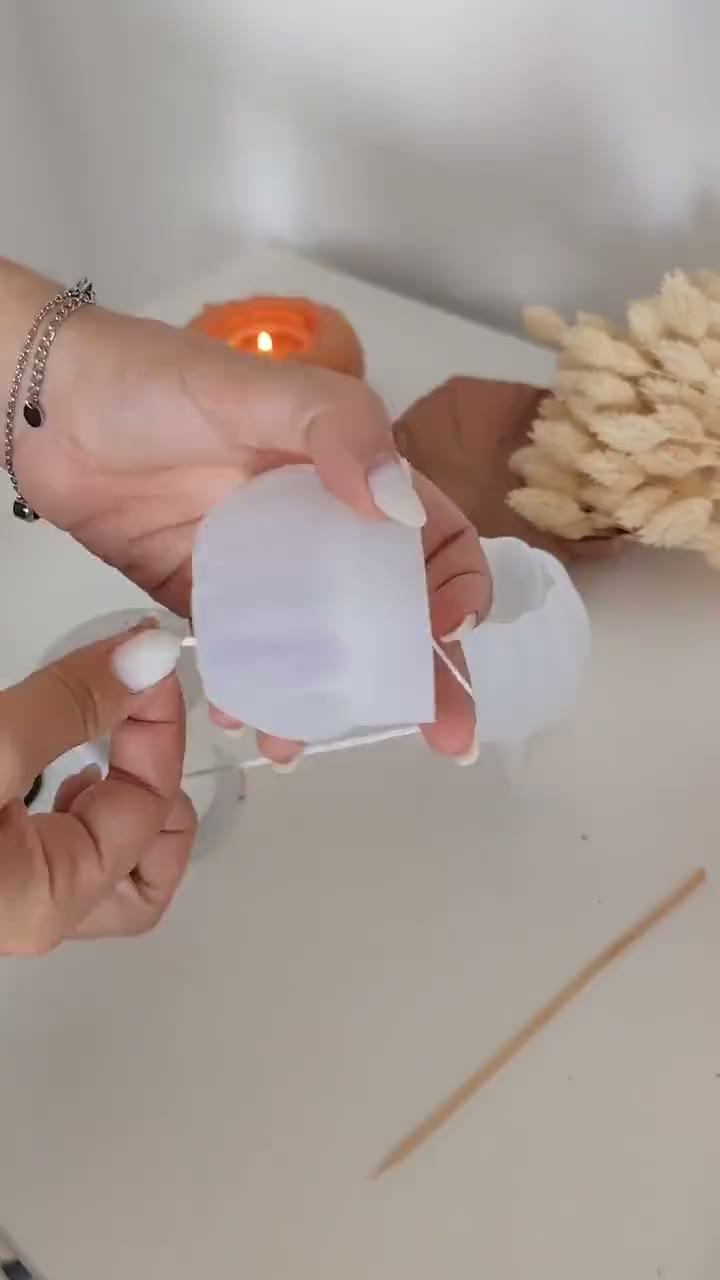
#> input picture media/video/aboboras.jpg, 720 x 1280 px
$ python -i imagens.py   (imports and definitions only)
#> lines starting #> are read from the running program, lines starting #| are printed output that depends on the picture
#!/usr/bin/env python3
"""Imagens do site: versões para a web, cartões de partilha e ícones.

Lê:
  media/fotos/*.jpg        as fotografias (cada uma tem de estar em content/fotos.json, com o
                           texto alternativo e o ponto de foco)
  media/video/*.jpg        a imagem de capa de cada vídeo (se houver)
  media/marca/logo.png     o logótipo da Terrazo.Decor, com transparência (o desenho dela, «terrazo.» e
                           «Decor» a preto, só sem o fundo de linho: _cliente/ferramentas/logo-recorte.py)
  media/marca/tulipas.png  o desenho das capas dos destaques (tulipas e borboleta), sem o fundo
  content/produtos/*.json  para saber a primeira fotografia de cada peça (o cartão de partilha)
  content/colecoes/*.json  idem, de cada coleção

Escreve em .cache/imagens/ (fica entre publicações; cada ficheiro leva no nome um resumo do
original, por isso só se refaz o que mudou) e um manifesto, .cache/imagens/manifesto.json, que o
scripts/build.mjs lê para escrever os <picture> e copia para _site/assets/img/.

    python3 scripts/imagens.py              # faz o que falta
    python3 scripts/imagens.py --verificar  # só confere que fotos.json e media/fotos batem certo
"""
import glob
import hashlib
import json
import os
import shutil
import sys

from PIL import Image, ImageOps, features

RAIZ = os.path.abspath(os.path.join(os.path.dirname(__file__), '..'))
FOTOS = os.path.join(RAIZ, 'media', 'fotos')
VIDEO = os.path.join(RAIZ, 'media', 'video')
MARCA = os.path.join(RAIZ, 'media', 'marca')
INDICE = os.path.join(RAIZ, 'content', 'fotos.json')
PRODUTOS = os.path.join(RAIZ, 'content', 'produtos')
COLECOES = os.path.join(RAIZ, 'content', 'colecoes')
CACHE = os.path.join(RAIZ, '.cache', 'imagens')

LARGURAS = [360, 540, 720, 960, 1280, 1600]
QUALIDADE_AVIF = 55
QUALIDADE_WEBP = 80
PARTILHA = (1200, 630)
LINHO = (242, 239, 232)          # o linho do fundo do logótipo (#F2EFE8): o fundo do cartão de partilha
FORMATOS = ('avif', 'webp') if features.check('avif') else ('webp',)
VERSAO = f'v1-{LARGURAS}-{QUALIDADE_AVIF}-{QUALIDADE_WEBP}-{PARTILHA}'


def resumo(*caminhos, extra=''):
    h = hashlib.sha256((VERSAO + extra).encode())
    for c in caminhos:
        with open(c, 'rb') as f:
            h.update(f.read())
    return h.hexdigest()[:10]


# [4 lines left out: function abrir, not called in this run]


def guardar(im, destino, formato):
    if os.path.exists(destino):
        return
    tmp = destino + '.tmp'
    if formato == 'avif':
        im.save(tmp, 'AVIF', quality=QUALIDADE_AVIF, speed=6)
    elif formato == 'webp':
        im.save(tmp, 'WEBP', quality=QUALIDADE_WEBP, method=6)
    elif formato == 'png':
        im.save(tmp, 'PNG', optimize=True)
    else:
        im.save(tmp, 'JPEG', quality=84, optimize=True, progressive=True)
    os.replace(tmp, destino)


# [12 lines left out: function versoes, not called in this run]


# As duas versões que o PAINEL mostra (o painel só sabe o nome da fotografia, não o resumo das
# versões web): a miniatura das grelhas e a grande da janela de cada fotografia.
PAINEL = {'miniatura': 320, 'grande': 1024}


# [52 lines left out: functions para_o_painel, cartao_produto, cartao_logotipo, not called in this run]


def inicial(marca):
    """A primeira letra do logótipo (o «t» de «terrazo.»), para os ícones pequenos da aba do browser: é um
    recorte do desenho dela, não um desenho novo. A faixa mais alta é «terrazo.» (por baixo fica «Decor»);
    a letra acaba na primeira coluna vazia."""
    alfa = marca.getchannel('A')
    W, H = marca.size
    px = alfa.load()
    linhas = [any(px[x, y] > 24 for x in range(0, W, 2)) for y in range(H)]
    faixas, ini = [], None
    for y, tem in enumerate(linhas + [False]):
        if tem and ini is None:
            ini = y
        elif not tem and ini is not None:
            faixas.append((ini, y)); ini = None
    a, b = max(faixas, key=lambda f: f[1] - f[0])
    palavra = marca.crop((0, a, W, b))
    palavra = palavra.crop(palavra.getbbox())
    pa = palavra.getchannel('A').load()
    pw, ph = palavra.size
    # o «t» toca no «e»: corta-se na coluna com menos tinta entre as duas (ou na primeira vazia, se houver)
    tinta = [sum(1 for y in range(ph) if pa[x, y] > 24) for x in range(pw)]
    vazia = next((x for x in range(1, pw) if tinta[x - 1] and not tinta[x]), None)
    ini, fim_busca = round(ph * .22), round(ph * .62)
    fim = vazia if vazia is not None and vazia < fim_busca else min(range(ini, fim_busca), key=lambda x: (tinta[x], x))
    letra = palavra.crop((0, 0, fim, ph))
    return palavra, letra.crop(letra.getbbox())


# [7 lines left out: function num_quadrado, not called in this run]


def logotipo(logo):
    """O logótipo em PNG e WebP a várias alturas, e os ícones: a aba do browser com o «t» do logótipo, e o
    ecrã inicial do telemóvel com «terrazo.» inteiro, os dois sobre o linho do fundo do logótipo."""
#> called with logo = '../media/video/aboboras.jpg'
    h = resumo(logo, __file__, extra='logo')
    marca = Image.open(logo).convert('RGBA')
    saida = {'resumo': h, 'w': marca.width, 'h': marca.height, 'altura': {}, 'icones': {}}
    for alto in (52, 64, 72, 88, 104, 128, 168, 208, 231):
        alto = min(alto, marca.height)
        largo = round(marca.width * alto / marca.height)
        r = marca.resize((largo, alto), Image.LANCZOS)
        for fmt in ('webp', 'png'):
            nome = f'logo-{h}-{alto}.{fmt}'
            guardar(r, os.path.join(CACHE, nome), fmt)
        saida['altura'][alto] = {'largura': largo, 'webp': f'logo-{h}-{alto}.webp', 'png': f'logo-{h}-{alto}.png'}
#> this loop made 9 passes
#> pass 1, in logotipo, `r = marca.resize((largo, alto), Image.LANCZOS)`:
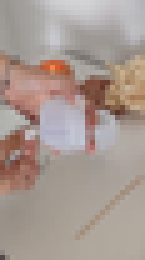
#> r: PIL image 29x52 RGBA (shown 5 times larger); mean R, G, B, A 167.9, 153.2, 145.9, 255
#> pass 2, in logotipo, `r = marca.resize((largo, alto), Image.LANCZOS)`:
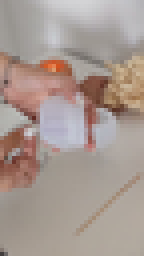
#> r: PIL image 36x64 RGBA (shown 4 times larger); mean R, G, B, A 167.9, 153.2, 145.9, 255
#> pass 3, in logotipo, `r = marca.resize((largo, alto), Image.LANCZOS)`:
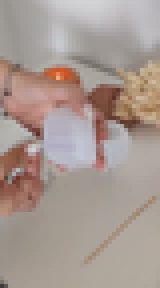
#> r: PIL image 40x72 RGBA (shown 4 times larger); mean R, G, B, A 167.9, 153.2, 145.9, 255
#> after the loop, saida = 5 items
    if 256 not in saida['altura']:
        saida['altura'][256] = saida['altura'][max(saida['altura'])]   # o JSON-LD pede a maior
    palavra, letra = inicial(marca)
#> in inicial, `alfa = marca.getchannel('A')`: alfa: PIL image 720x1280 L; every value is 255
#> in inicial, `linhas = [any(px[x, y] > 24 for x in range(0, W, 2)) for y in range(H)]`: linhas = 1280 items, first 6: True, True, True, True, True, True
#> the loop in inicial, `for y, tem in enumerate(linhas + [False]):` made 1281 passes
#> ini on pass 1: 0
#> after the loop in inicial, `for y, tem in enumerate(linhas + [False]):`: faixas = [(0, 1280)]
#> in inicial, `a, b = max(faixas, key=lambda f: f[1] - f[0])`: a = 0; b = 1280
#> in inicial, `tinta = [sum(1 for y in range(ph) if pa[x, y] > 24) for x in range(pw)]`: tinta = 720 values from 1280 to 1280
    for px in (32, 48):
        nome = f'icone-{h}-{px}.png'
        guardar(num_quadrado(letra, px * 4, round(px * 4 * .14), LINHO).resize((px, px), Image.LANCZOS).convert('RGB'), os.path.join(CACHE, nome), 'png')
        saida['icones'][px] = nome
    for px, chave in ((180, 'apple'), (192, 192), (512, 512)):
        nome = f'icone-{h}-{chave}.png'
        guardar(num_quadrado(palavra, px, round(px * .12), LINHO).convert('RGB'), os.path.join(CACHE, nome), 'png')
        saida['icones'][chave] = nome
    return saida


# [106 lines left out: functions motivo, verificar, anotar, principal, not called in this run]


# [2 lines not run here, left out]

#> (the run stopped early here; a loop or call above may not have finished)

$ run again, on media/video/flower-box-adoro-te-mae.jpg
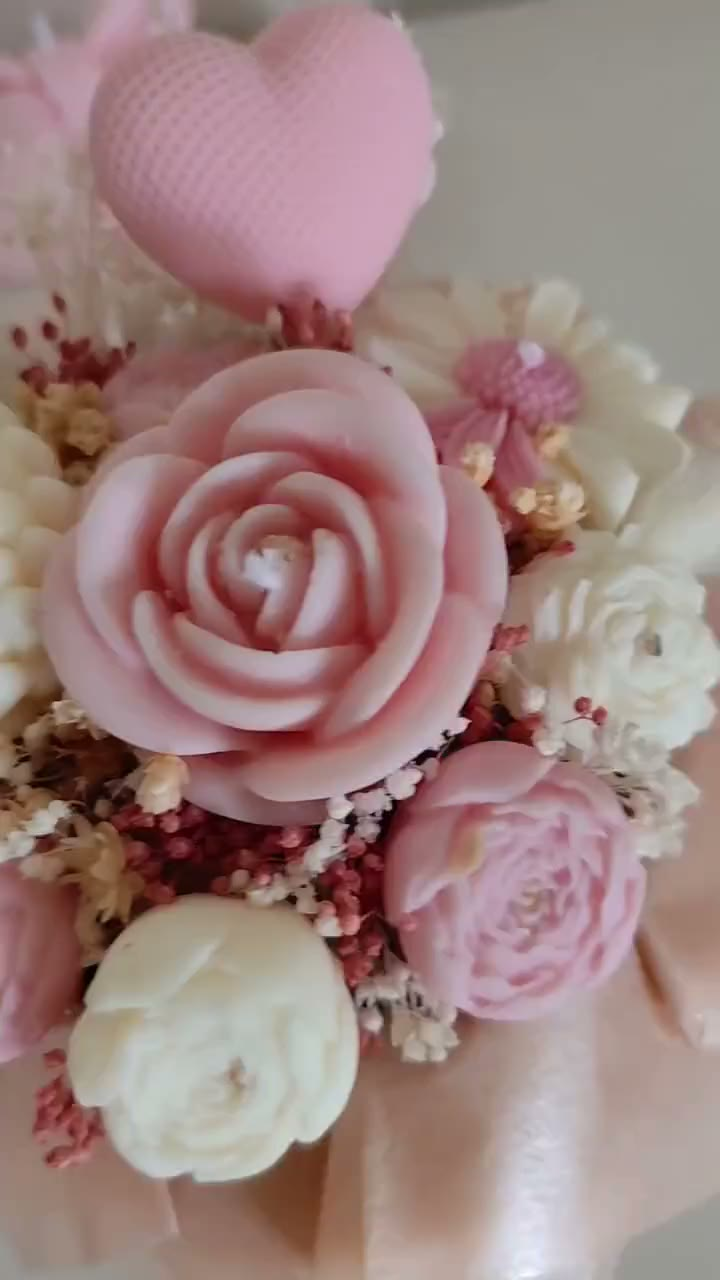
#> input picture media/video/flower-box-adoro-te-mae.jpg, 720 x 1280 px
#> the loop in logotipo, `for alto in (52, 64, 72, 88, 104, 128, 168, 208, 231):` made 9 passes
#> pass 1, in logotipo, `r = marca.resize((largo, alto), Image.LANCZOS)`:
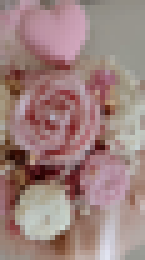
#> r: PIL image 29x52 RGBA (shown 5 times larger); mean R, G, B, A 157.3, 129.9, 126.7, 255
#> pass 3, in logotipo, `r = marca.resize((largo, alto), Image.LANCZOS)`:
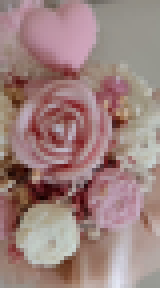
#> r: PIL image 40x72 RGBA (shown 4 times larger); mean R, G, B, A 157.3, 129.9, 126.7, 255
#> after the loop in logotipo, `for alto in (52, 64, 72, 88, 104, 128, 168, 208, 231):`: saida = 5 items
#> alfa: PIL image 720x1280 L; every value is 255
#> linhas = 1280 items, first 6: True, True, True, True, True, True
#> the loop in inicial, `for y, tem in enumerate(linhas + [False]):` made 1281 passes
#> ini on pass 1: 0
#> after the loop in inicial, `for y, tem in enumerate(linhas + [False]):`: faixas = [(0, 1280)]
#> a = 0; b = 1280
#> tinta = 720 values from 1280 to 1280

$ run again, on media/video/flower-box-fall-in-love.jpg
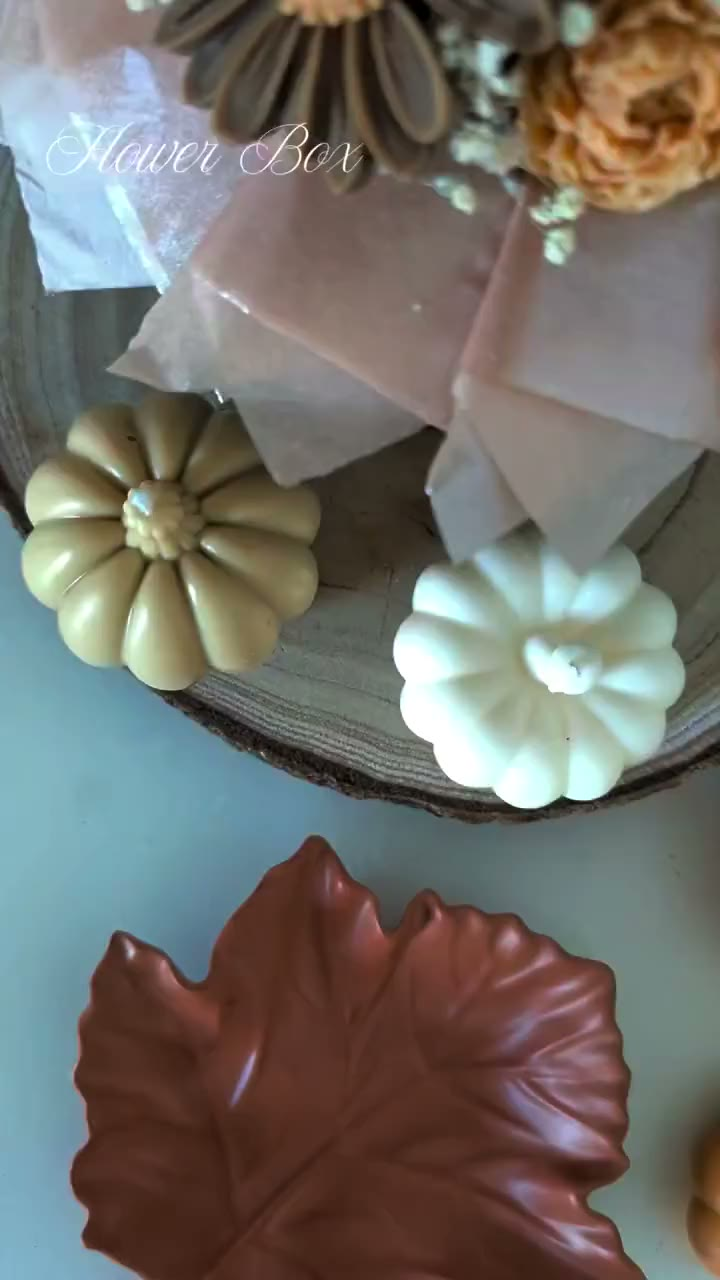
#> input picture media/video/flower-box-fall-in-love.jpg, 720 x 1280 px
#> the loop in logotipo, `for alto in (52, 64, 72, 88, 104, 128, 168, 208, 231):` made 9 passes
#> pass 1, in logotipo, `r = marca.resize((largo, alto), Image.LANCZOS)`:
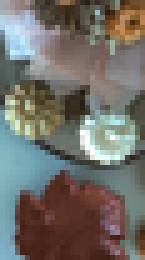
#> r: PIL image 29x52 RGBA (shown 5 times larger); mean R, G, B, A 113.9, 111.3, 105.1, 255
#> after the loop in logotipo, `for alto in (52, 64, 72, 88, 104, 128, 168, 208, 231):`:
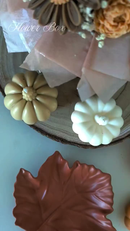
#> r: PIL image 130x231 RGBA; mean R, G, B, A 113.9, 111.4, 105.2, 255
#> after the loop in logotipo, `for alto in (52, 64, 72, 88, 104, 128, 168, 208, 231):`: saida = 5 items
#> alfa: PIL image 720x1280 L; every value is 255
#> linhas = 1280 items, first 6: True, True, True, True, True, True
#> the loop in inicial, `for y, tem in enumerate(linhas + [False]):` made 1281 passes
#> ini on pass 1: 0
#> after the loop in inicial, `for y, tem in enumerate(linhas + [False]):`: faixas = [(0, 1280)]
#> a = 0; b = 1280
#> tinta = 720 values from 1280 to 1280

$ run again, on media/video/saquinho-de-natal.jpg
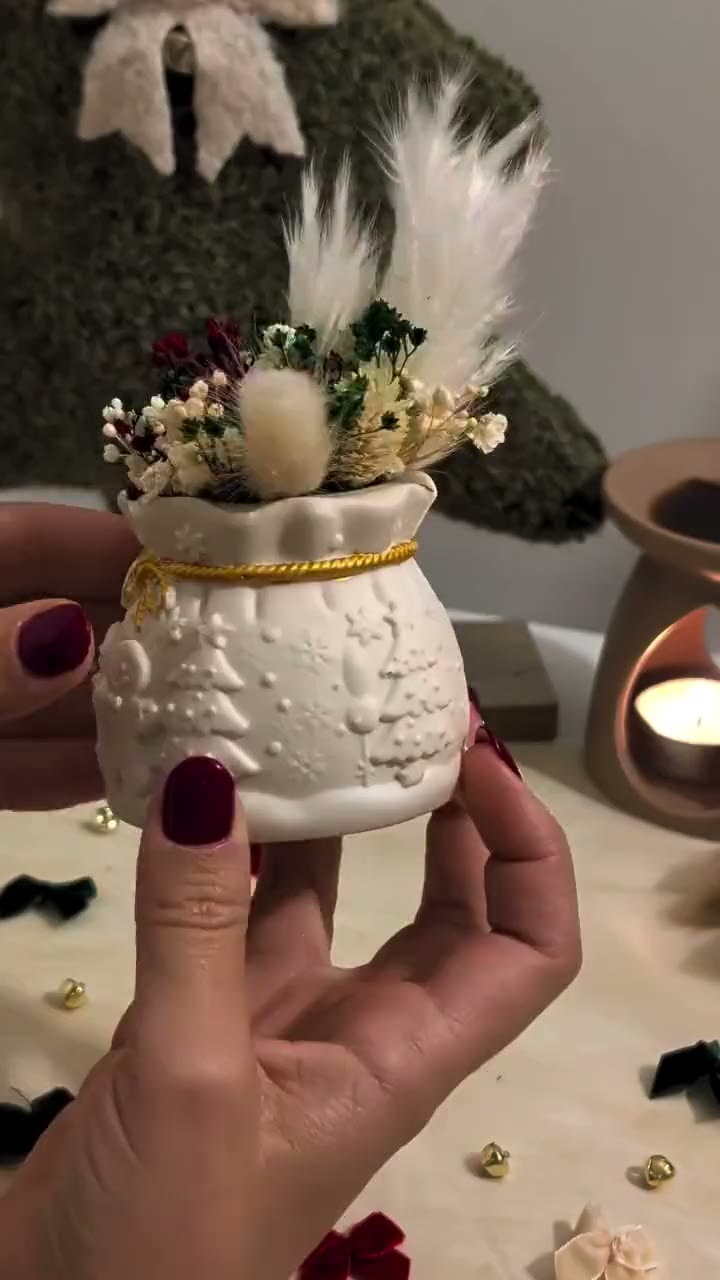
#> input picture media/video/saquinho-de-natal.jpg, 720 x 1280 px
#> the loop in logotipo, `for alto in (52, 64, 72, 88, 104, 128, 168, 208, 231):` made 9 passes
#> pass 1, in logotipo, `r = marca.resize((largo, alto), Image.LANCZOS)`:
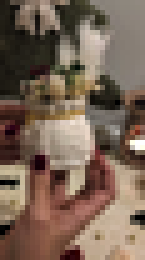
#> r: PIL image 29x52 RGBA (shown 5 times larger); mean R, G, B, A 120.8, 100.4, 85.1, 255
#> after the loop in logotipo, `for alto in (52, 64, 72, 88, 104, 128, 168, 208, 231):`:
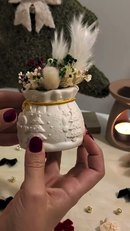
#> r: PIL image 130x231 RGBA; mean R, G, B, A 120.8, 100.4, 85.1, 255
#> after the loop in logotipo, `for alto in (52, 64, 72, 88, 104, 128, 168, 208, 231):`: saida = 5 items
#> alfa: PIL image 720x1280 L; every value is 255
#> linhas = 1280 items, first 6: True, True, True, True, True, True
#> the loop in inicial, `for y, tem in enumerate(linhas + [False]):` made 1281 passes
#> ini on pass 1: 0
#> after the loop in inicial, `for y, tem in enumerate(linhas + [False]):`: faixas = [(0, 1280)]
#> a = 0; b = 1280
#> tinta = 720 values from 1280 to 1280
